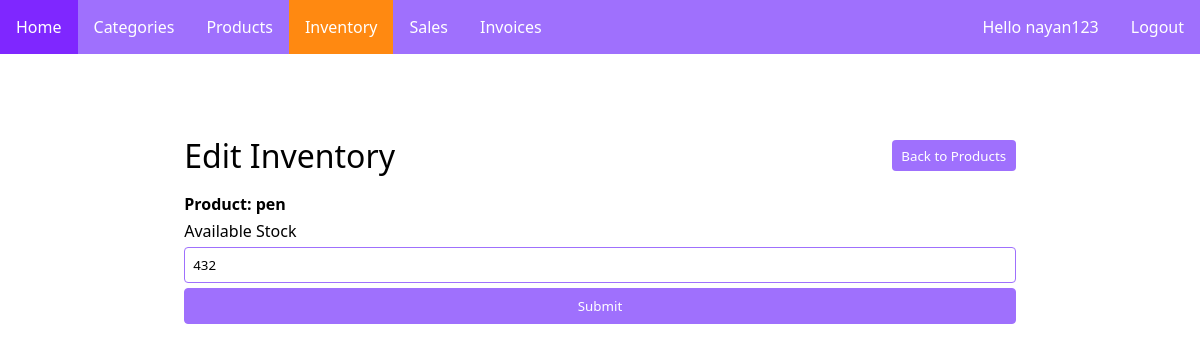
Before: /edit_inventory/4/ (signed in) with the older database file.
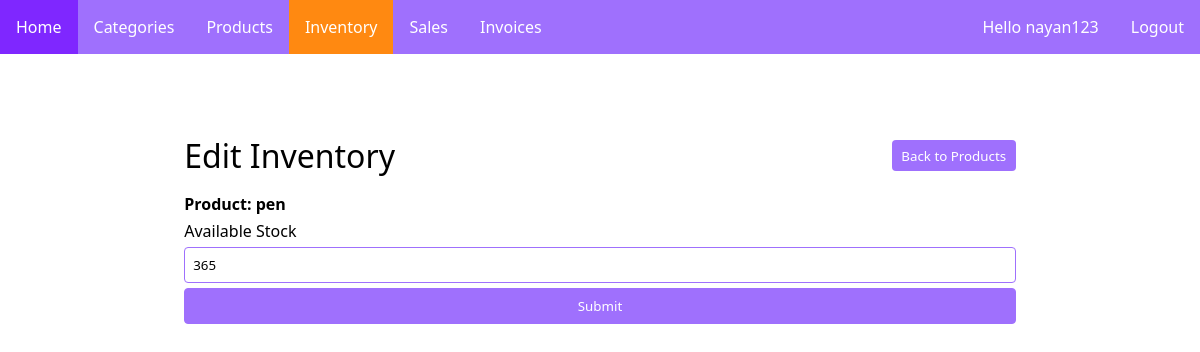
After: the same page with the newer database file.
### items/models.py (models this page shows, shortened)
class Inventory(models.Model):
    Products = models.ForeignKey(Products, on_delete=models.CASCADE)
    Available_Stock = models.IntegerField(default=0)

class Products(models.Model):
    Date_Time = models.DateTimeField(auto_now=True, auto_now_add=False)
    Name = models.CharField(max_length=50)
    Description = models.TextField()
    Price = models.FloatField()
    Status = models.BooleanField(default=True)
    Categorie = models.ForeignKey(Categories, on_delete=models.CASCADE)

### items/views.py (the view)
# urls.py: path("edit_inventory/<int:i_id>/", views.edit_inventory, name='edit_inventory'),
def edit_inventory(request, i_id):
    active_inventory = True
    i = Inventory.objects.get(pk = i_id)
    context = {"active_inventory":active_inventory,"i":i}
    if request.method == "POST":
        a = int(request.POST['as'])
        i.Available_Stock = a
        i.save()
        messages.success(request, ' Stock added successfully')
        return redirect('/inventory')
    return render(request, 'items/edit_inventory.html', context)

### Templates/items/edit_inventory.html (shortened to what this page needs)
{% extends "base.html" %}
{% load static %}
{% block head %}
<link rel="stylesheet" href="{% static 'css/style.css' %}">
<link rel="stylesheet" href="{% static 'css/form.css' %}">
{% endblock head %}
{% block body %}
<div class="cont">
    <div class="flexbox">
        <h1 class="heading">Edit Inventory</h1>
        <button class="btn" onclick="window.location.href = '/inventory'">Back to Products</button>
    </div>
    <form class='form' method="post">
        <b>Product: {{i.Products.Name}}</b>
        <label for="as">Available Stock</label>
        <input type="number" id="as" name="as" value='{{i.Available_Stock}}'>
        <input type="submit" value="Submit">
    </form>
</div>
{% endblock body %}

Changed rows visible on the page:
changed Inventory "pen": as "432" → "365"
